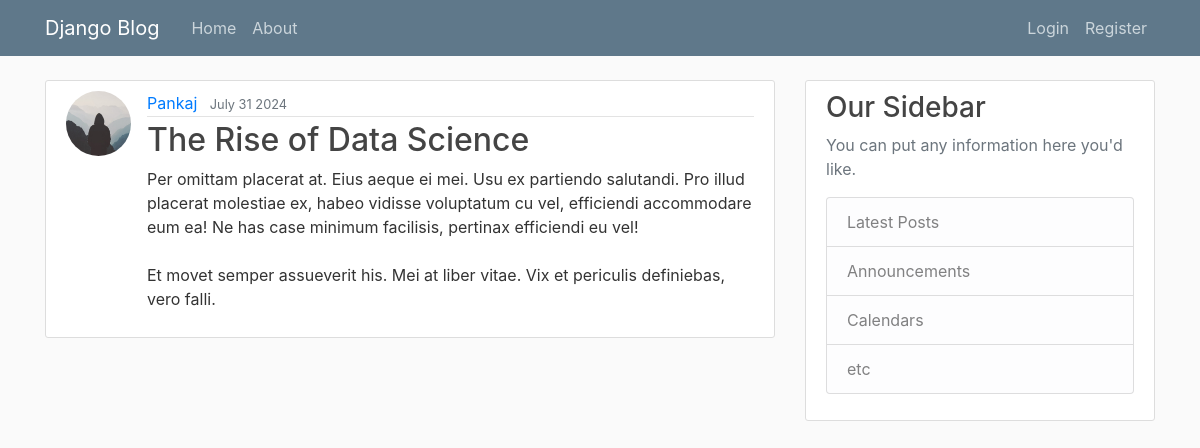
The app's page /post/24/ with its own data.
### blog/models.py (models this page shows, shortened)
class Post(models.Model):
    title = models.CharField(max_length=100)
    content = models.TextField()
    date_posted = models.DateTimeField(default=timezone.now)
    author = models.ForeignKey(User,on_delete=models.CASCADE)

### users/models.py (models this page shows, shortened)
class Profile(models.Model):
    user = models.OneToOneField(User, on_delete=models.CASCADE)
    image = models.ImageField(default='default.jpg', upload_to='profile_pics')

### blog/views.py (the view)
# urls.py: path('post/<int:pk>/', views.detail_page, name="blog-detail"),
def detail_page(request, pk):
    context = {
        'post': Post.objects.get(pk = pk)
    }
    return render(request, 'blog/post_detail.html', context)

### blog/templates/blog/post_detail.html (shortened to what this page needs)
{% extends "blog/base.html" %}
{% block content %}
    <article class="media content-section">
        <img class="rounded-circle article-img" src="{{ post.author.profile.image.url }}">
        <div class="media-body">
        <div class="article-metadata">
            <a class="mr-2" href="#">{{ post.author }}</a>
            <small class="text-muted">{{ post.date_posted|date:"F d Y" }}</small>
        </div>
        <h2 class="article-title">{{ post.title }}</h2>
        <p class="article-content">{{ post.content }}</p>
        </div>
    </article>
{% endblock content %}

### blog/static/blog/main.css (style rules this page uses)
body { background: #fafafa; color: #333333; margin-top: 5rem; }
h1, h2, h3, h4, h5, h6 { color: #444444; }
.content-section { background: #ffffff; padding: 10px 20px; border: 1px solid #dddddd; border-radius: 3px; margin-bottom: 20px; }
.article-title { color: #444444; }
.article-content { white-space: pre-line; }
.article-img { height: 65px; width: 65px; margin-right: 16px; }
.article-metadata { padding-bottom: 1px; margin-bottom: 4px; border-bottom: 1px solid #e3e3e3 }

### records on screen
Post: author.profile.image (placeholder picture), author "Pankaj", date_posted "July 31 2024", title "The Rise of Data Science", content "Per omittam placerat at. Eius aeque ei mei. Usu ex partiendo salutandi. Pro illud placerat molestiae ex, habeo vidisse voluptatum cu vel, efficiendi accommodare eum ea! Ne has case minimum facilisis, pertinax efficiendi eu vel! Et movet semper assueverit his. Mei at liber vitae. Vix et periculis definiebas, vero falli."
